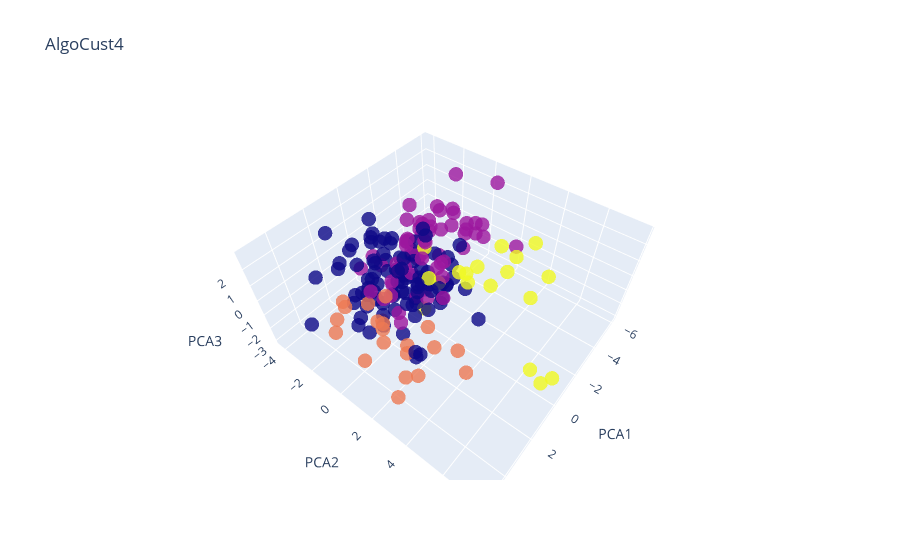

The cell this chart's notebook holds for it:
### Code cell
import plotly.graph_objects as go

fig = go.Figure(data=[go.Scatter3d(
    x=pca_df["PCA1"],
    y=pca_df["PCA2"],
    z=pca_df["PCA3"],
    mode='markers',
    marker=dict(
        size=5,
        color=labels_4,
        opacity=0.8
    )
)])

fig.update_layout(
    height=800,     # height in pixels
    scene=dict(
        xaxis_title='PCA1',
        yaxis_title='PCA2',
        zaxis_title='PCA3'
    ),
    title='AlgoCust4'
)

fig.show()

### Figure 1 — Plotly figure (JSON) as saved in the notebook; plotly's stock layout.template omitted (floating-point values rounded to 4 significant figures; data arrays with more than 128 entries replaced by an {"elided": "..."} marker saying what was removed)
{"data": [{"marker": {"color": {"elided": "199 int values"}, "opacity": 0.8, "size": 5}, "mode": "markers", "type": "scatter3d", "x": {"elided": "199 float values"}, "y": {"elided": "199 float values"}, "z": {"elided": "199 float values"}}], "layout": {"autosize": true, "scene": {"aspectmode": "auto", "aspectratio": {"x": 1.211, "y": 1.294, "z": 0.6385}, "camera": {"center": {"x": 0, "y": 0, "z": 0}, "eye": {"x": 1.139, "y": 0.8907, "z": 1.611}, "projection": {"type": "perspective"}, "up": {"x": 0, "y": 0, "z": 1}}, "xaxis": {"title": {"text": "PCA1"}, "type": "linear"}, "yaxis": {"title": {"text": "PCA2"}, "type": "linear"}, "zaxis": {"title": {"text": "PCA3"}, "type": "linear"}}, "title": {"text": "AlgoCust4"}}}
